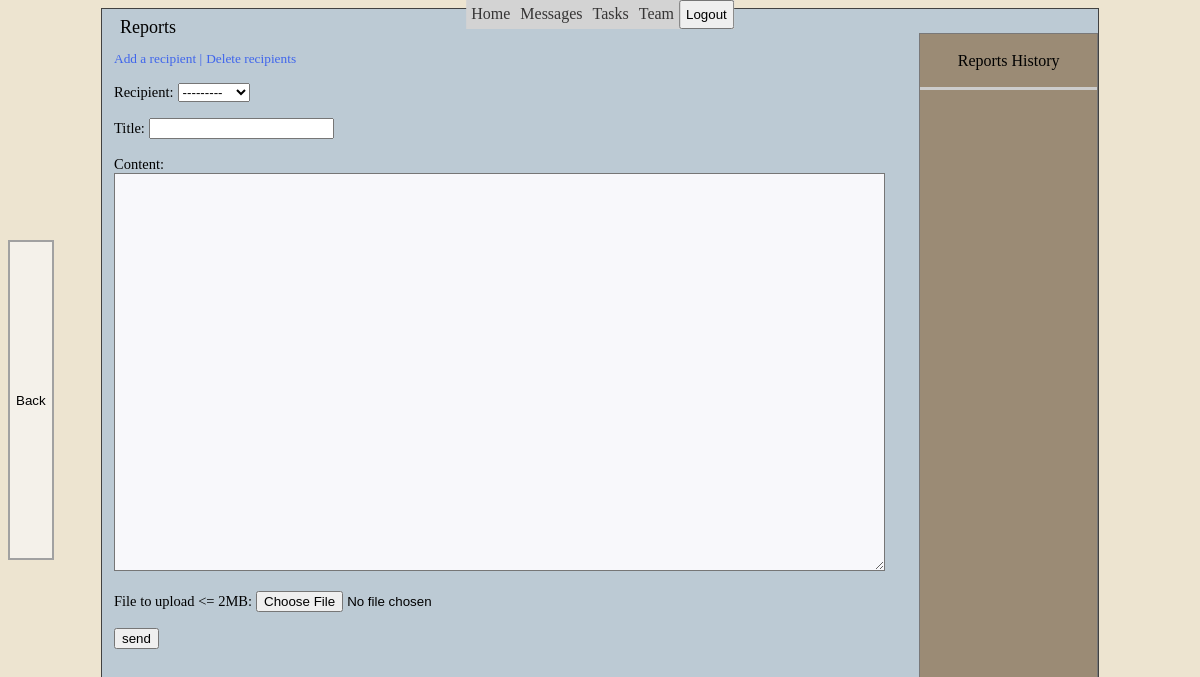
Page /dashboard/messages/create/ (signed in) on the earlier database version.
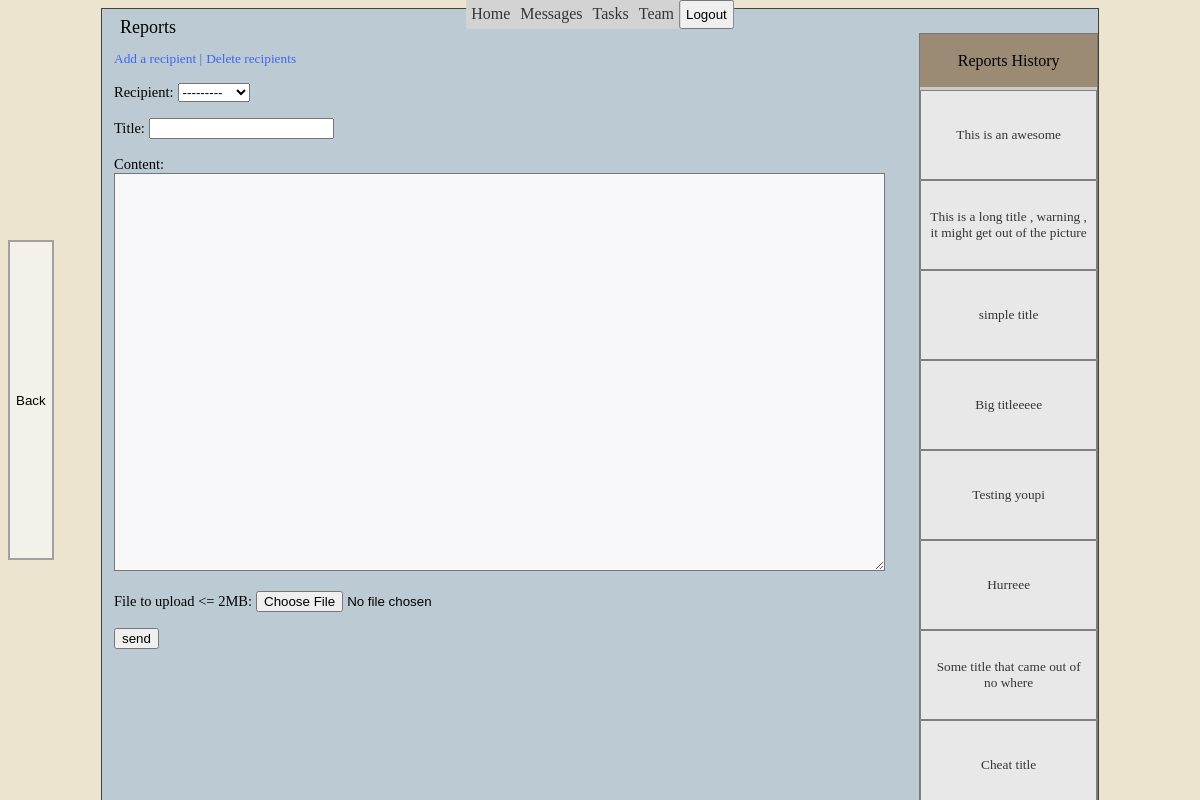
Same page on the later database version.
### dashboard/models.py (models this page shows, shortened)
class Messages(models.Model):
    user = models.ForeignKey(settings.AUTH_USER_MODEL, related_name='sender',
                                                       on_delete=models.CASCADE)
    recipient = models.ForeignKey(settings.AUTH_USER_MODEL,
               related_name='receiver',
               on_delete=models.PROTECT,
               null=True, blank=True, default='')
    title = models.CharField(max_length=60)
    content = models.TextField(null=False)
    timestamp = models.DateTimeField(auto_now_add=True)
    task = models.ForeignKey('Task', on_delete=models.CASCADE, null=True, blank=True)
    picture = models.BinaryField(null=True, blank=True, editable=True)
    content_type = models.CharField(max_length=50, null=True, blank=True)

### dashboard/views.py (the view, shortened to what this page needs)
# urls.py: path('messages/create/', views.MessageView.as_view(), name = 'messages_create'),
class MessageView(LoginRequiredMixin, View):
    template = 'dashboard/messages.html'
    def get(self, request):
        pk = self.request.user.id
        data = Messages.objects.filter(user_id=pk)
        form = MessageForm(sender_id = self.request.user.id)
        context = {'data': data, 'form': form}
        return render(request, self.template, context)

### dashboard/forms.py (shortened to what this page needs)
class MessageForm(ModelForm):
     max_size_limit = 2 * 1024 * 1024
     picture = forms.FileField(required=False, label="File to upload <= 2MB")
     upload_field_name = 'picture'
     class Meta:
          model = Messages
          fields = ['recipient', 'title', 'content','picture']
     def __init__(self, *args, sender_id=None):
            super().__init__(*args)
            if sender_id:
               profile = UserProfile.objects.get(user=sender_id)
               combined_qs = UserProfile.objects.filter(
               Q(team=profile.team) | Q(user__in=profile.recipients.all())
               ).distinct()
               allowed = combined_qs.exclude(id=sender_id)
               self.fields['recipient'].queryset = allowed

### dashboard/models.py (called while the page is built)
    def __str__(self):
        return self.user.username

### dashboard/templates/dashboard/messages.html (shortened to what this page needs)
 {% include 'dashboard/base.html' %}
 {% block content %}
 <div class="reports_container">
 <h class="title">Reports</h>
 <div class="reports_div">
<form method="post" class="text_field" enctype="multipart/form-data">
  <a class="add_recipient" href="{% url 'dashboard:add' %}">Add a recipient |</a>
  <a class="add_recipient" href="{% url 'dashboard:recipient_delete' %}">Delete recipients</a>
 <p class="forms"> {{ form.as_p }}</p>
  <input type="submit" name="send" value="send">
  </form>
 </div>
 <div class="reports_menu">
  <div class="history_title"> Reports History </div>
   {% for report in data %}
   <div class="history">
    <a class ="link_block" href="{% url 'dashboard:report_update' report.id %}" target="_blank">{{report.title}}</a>
  </div>
   {% endfor %}
 </div>
 </div>
 <div class="send_msg_back">
   <a href="{% url 'dashboard:messages' %}"><button class="del_btn2" type="button">Back</button></a>
 </div>
 {% endblock %}

Differences in the rows shown:
added Messages: title "This is an awesome"
added Messages: title "This is a long title , warning , it might get out of the picture"
added Messages: title "simple title"
added Messages: title "Big titleeeee"
added Messages: title "Testing youpi"
added Messages: title "Hurreee"
added Messages: title "Some title that came out of no where"
added Messages: title "Cheat title"
